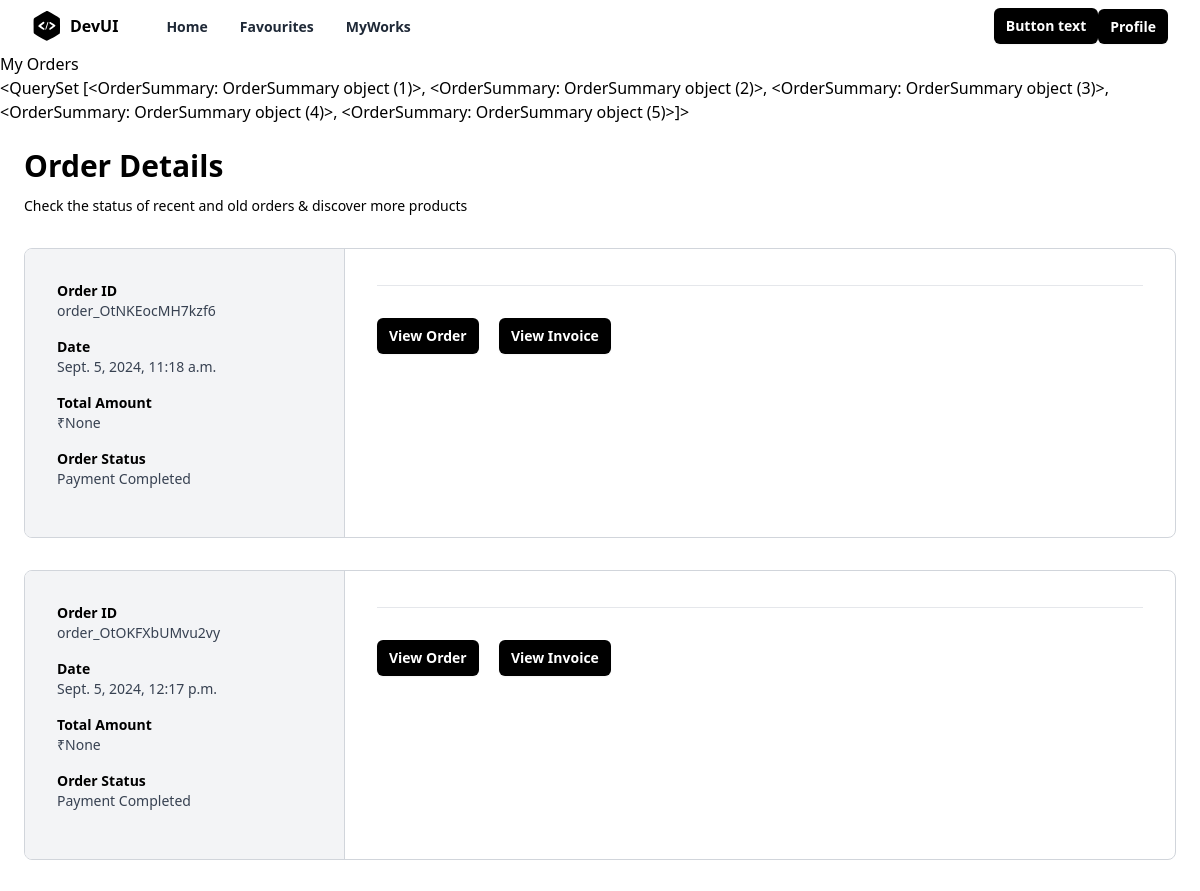
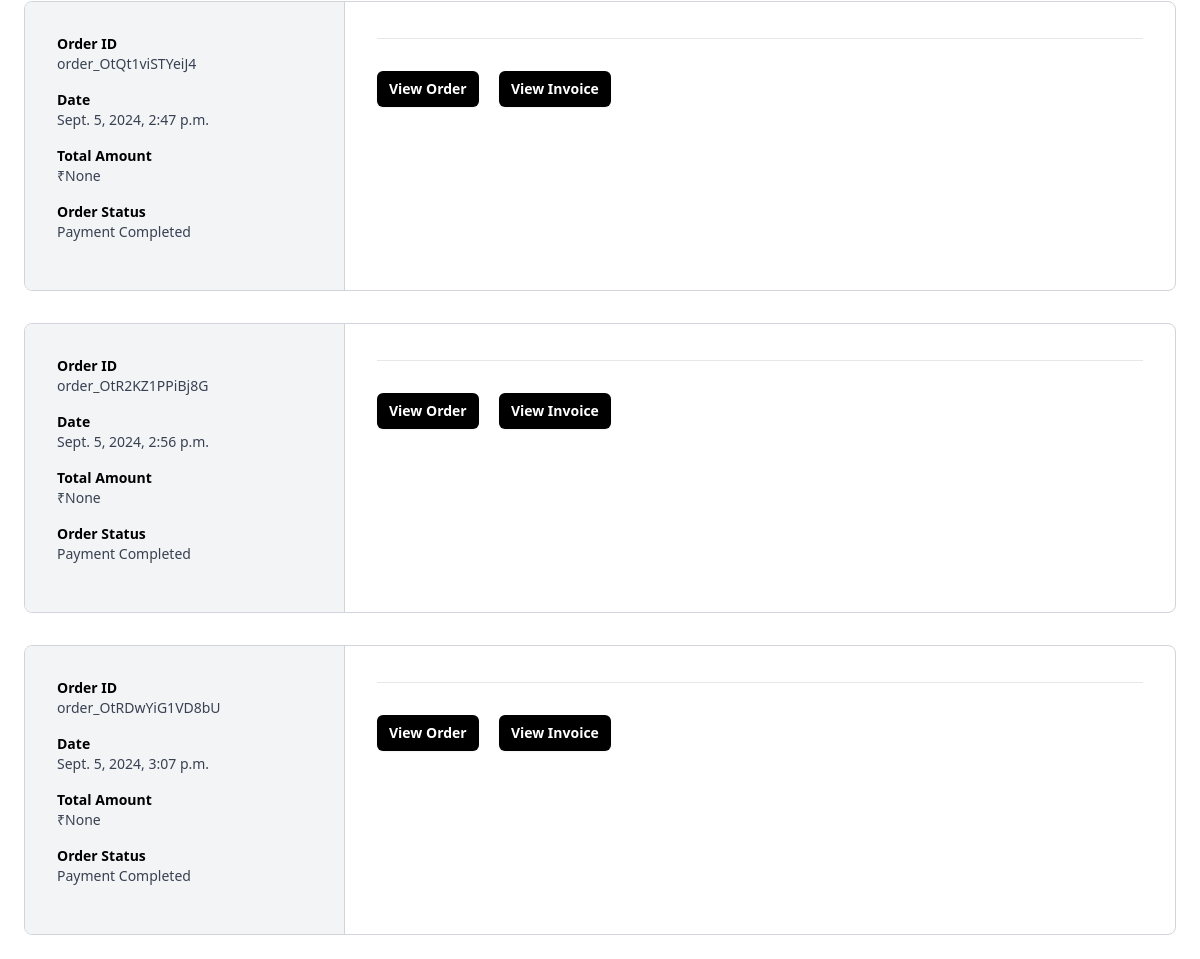
The page /order/summary/ (signed in) on the database its author committed (2 pictures, top to bottom).
### store/models.py (models this page shows)
class OrderSummary(models.Model):
    user_object=models.ForeignKey(User,on_delete=models.CASCADE,related_name="orders")
    project_objects=models.ManyToManyField(Project)
    order_id=models.CharField(max_length=200,null=True)
    is_paid=models.BooleanField(default=True)
    created_date=models.DateTimeField(auto_now_add=True)
    updated_date=models.DateTimeField(auto_now=True)
    is_active=models.BooleanField(default=True)
    total=models.FloatField(null=True)

### store/views.py (the view)
# urls.py: path("order/summary/",views.MyPurchaseView.as_view(),name="order-summary"),
class MyPurchaseView(View):
    model=OrderSummary
    context_object_name="orders"
    def get(self,request,*args,**kwargs):
        qs=OrderSummary.objects.filter(user_object=request.user,is_paid=True)
        return render(request,"store/order_summary.html",{"orders":qs})

### store/templates/store/order_summary.html (shortened to what this page needs)
{%extends 'store/base.html'%}
{% load embed_video_tags %}
{%block main_block%}
<h3>My Orders</h3>
{{orders}}
<div class="mx-auto my-4 max-w-6xl px-2 md:my-6 md:px-0">
    <h2 class="text-3xl font-bold">Order Details</h2>
    <div class="mt-3 text-sm">
      Check the status of recent and old orders &amp; discover more products
    </div>
    {%for o in orders%}
    <div class="mt-8 flex flex-col overflow-hidden rounded-lg border border-gray-300 md:flex-row">
        <div class="w-full border-r border-gray-300 bg-gray-100 md:max-w-xs">
          <div class="p-8">
            <div class="grid grid-cols-2 sm:grid-cols-4 md:grid-cols-1">
              <div class="mb-4">
                <div class="text-sm font-semibold">Order ID</div>
                <div class="text-sm font-medium text-gray-700">{{o.order_id}}</div>
              </div>
              <div class="mb-4">
                <div class="text-sm font-semibold">Date</div>
                <div class="text-sm font-medium text-gray-700">{{o.created_date}}</div>
              </div>
              <div class="mb-4">
                <div class="text-sm font-semibold">Total Amount</div>
                <div class="text-sm font-medium text-gray-700">₹{{o.total}}</div>
              </div>
              <div class="mb-4">
                <div class="text-sm font-semibold">Order Status</div>
                <div class="text-sm font-medium text-gray-700">
                  {% if o.is_paid %}
                     Payment Completed
                  {%else%}
                    Payment Pending
                  {%endif%}
                </div>
              </div>
            </div>
          </div>
        </div>
        <div class="flex-1">
          <div class="p-8">
            <hr class="my-8 border-t border-t-gray-200" />
            <div class="space-x-4">
              <button
                type="button"
                class="rounded-md bg-black px-3 py-2 text-sm font-semibold text-white shadow-sm hover:bg-black/80 focus-visible:outline focus-visible:outline-2 focus-visible:outline-offset-2 focus-visible:outline-black"
              >
                View Order
              </button>
              <button
                type="button"
                class="rounded-md bg-black px-3 py-2 text-sm font-semibold text-white shadow-sm hover:bg-black/80 focus-visible:outline focus-visible:outline-2 focus-visible:outline-offset-2 focus-visible:outline-black"
              >
                View Invoice
              </button>
            </div>
          </div>
        </div>
      </div>
    {%endfor%}
  </div>
{%endblock%}

### store/templates/store/base.html (shortened to what this page needs)
<!DOCTYPE html>
<html lang="en">
<head>
    <script src="https://cdn.tailwindcss.com"></script>
</head>
<body>
    <div class="relative w-full bg-white">
        <div class="mx-auto flex max-w-7xl items-center justify-between px-4 py-2 sm:px-6 lg:px-8">
          <div class="inline-flex items-center space-x-2">
            <span>
            </span>
            <span class="font-bold">DevUI</span>
          </div>
          <div class="hidden grow items-start lg:flex">
            <ul class="ml-12 inline-flex space-x-8">
              <li>
                <a
                  href="{%url 'index'%}"
                  class="text-sm font-semibold text-gray-800 hover:text-gray-900"
                >
                  Home
                </a>
              </li>
              <li>
                <a
                  href="{%url 'my-cart'%}"
                  class="text-sm font-semibold text-gray-800 hover:text-gray-900"
                >
                  Favourites
                </a>
              </li>
              <li>
                <a
                  href="{%url 'myworks'%}"
                  class="text-sm font-semibold text-gray-800 hover:text-gray-900"
                >
                  MyWorks
                </a>
              </li>
            </ul>
          </div>
          <div class="hidden lg:block">
            <button
              type="button"
              class="rounded-md bg-black px-3 py-2 text-sm font-semibold text-white shadow-sm hover:bg-black/80 focus-visible:outline focus-visible:outline-2 focus-visible:outline-offset-2 focus-visible:outline-black"
            >
              Button text
            </button>
          </div>
          <div class="hidden lg:block">
            <a
            href="{%url 'profile-update' request.user.profile.id%}"
              type="button"
              class="rounded-md bg-black px-3 py-2 text-sm font-semibold text-white shadow-sm hover:bg-black/80 focus-visible:outline focus-visible:outline-2 focus-visible:outline-offset-2 focus-visible:outline-black"
            >
              Profile
            </a>
          </div>
        </div>
      </div>
      {%block main_block%}
      {%endblock%}
</body>
</html>

### rows shown on the page
OrderSummary: id "<QuerySet [<OrderSummary: OrderSummary object (1)>, <OrderSummary: OrderSummary object (2)>, <OrderSummary: OrderSummary object (3)>, <OrderSummary: OrderSummary object (4)>, <OrderSummary: OrderSummary object (5)>]>", order_id "order_OtNKEocMH7kzf6", created_date "Sept. 5, 2024, 11:18 a.m.", total "None", is_paid "Payment Completed"
OrderSummary: order_id "order_OtOKFXbUMvu2vy", created_date "Sept. 5, 2024, 12:17 p.m.", total "None", is_paid "Payment Completed"
OrderSummary: order_id "order_OtQt1viSTYeiJ4", created_date "Sept. 5, 2024, 2:47 p.m.", total "None", is_paid "Payment Completed"
OrderSummary: order_id "order_OtR2KZ1PPiBj8G", created_date "Sept. 5, 2024, 2:56 p.m.", total "None", is_paid "Payment Completed"
OrderSummary: order_id "order_OtRDwYiG1VD8bU", created_date "Sept. 5, 2024, 3:07 p.m.", total "None", is_paid "Payment Completed"
